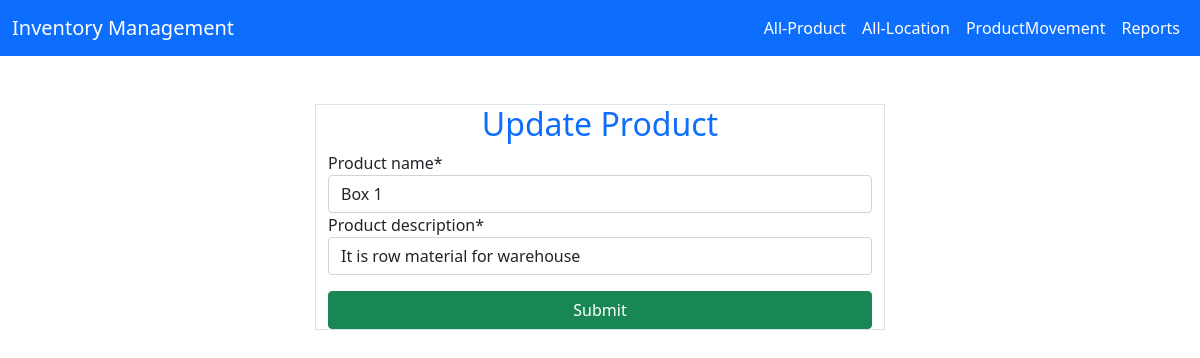
/update-product/1, run on the app's committed database.
### app/models.py (models this page shows, shortened)
class Product(models.Model):
    product_name = models.CharField(max_length=200)
    product_description = models.CharField(max_length=400)

### app/views.py (the view, shortened to what this page needs)
# urls.py: path('update-product/<int:pk>',UpdateProduct.as_view(),name='update-product'),
class UpdateProduct(UpdateView):
    model = Product
    form_class = ProductAddForm
    template_name = 'update-product.html'

### app/forms.py
class ProductAddForm(forms.ModelForm):
    class Meta:
        model = Product
        fields = '__all__'

### templates/update-product.html (shortened to what this page needs)
{% extends 'base.html' %}
{% load crispy_forms_tags %}
{% block content %}
    <div class="container">
        <div class="row">
            <div class="col-6 mx-auto border mt-5">
                <h2 class="text-center text-primary">Update Product</h2>
                <form action="" method="post">
                    {{ form|crispy }}
                    <div class="d-grid mt-3">
                        <input type="submit" class="btn btn-success">
                    </div>
                </form>
            </div>
        </div>
    </div>
{% endblock %}

### data on the page
Product: product_name "Box 1", product_description "It is row material for warehouse"
